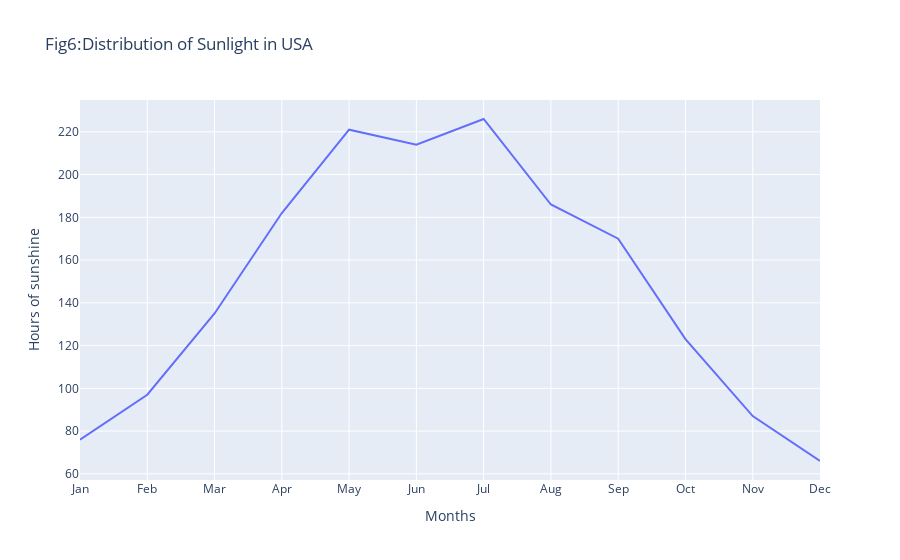

The cell this chart's notebook holds for it:
### Code cell
plt.figure(figsize=(10,10))
sunlight_plot = px.line(USA_Climate, x="Months",y= 'Hours of sunshine ',
                          
                          title ='Fig6:Distribution of Sunlight in USA ')

sunlight_plot

### Figure 1 — Plotly figure (JSON) as saved in the notebook; plotly's stock layout.template omitted (floating-point values rounded to 4 significant figures)
{"data": [{"hovertemplate": "Months=%{x}<br>Hours of sunshine =%{y}<extra></extra>", "legendgroup": "", "line": {"color": "#636efa", "dash": "solid"}, "mode": "lines", "name": "", "orientation": "v", "showlegend": false, "type": "scatter", "x": ["Jan", "Feb", "Mar", "Apr", "May", "Jun", "Jul", "Aug", "Sep", "Oct", "Nov", "Dec"], "xaxis": "x", "y": ["76", "97", "135", "182", "221", "214", "226", "186", "170", "123", "87", "66"], "yaxis": "y"}], "layout": {"legend": {"tracegroupgap": 0}, "title": {"text": "Fig6:Distribution of Sunlight in USA "}, "xaxis": {"anchor": "y", "domain": [0, 1], "title": {"text": "Months"}}, "yaxis": {"anchor": "x", "domain": [0, 1], "title": {"text": "Hours of sunshine "}}}}
